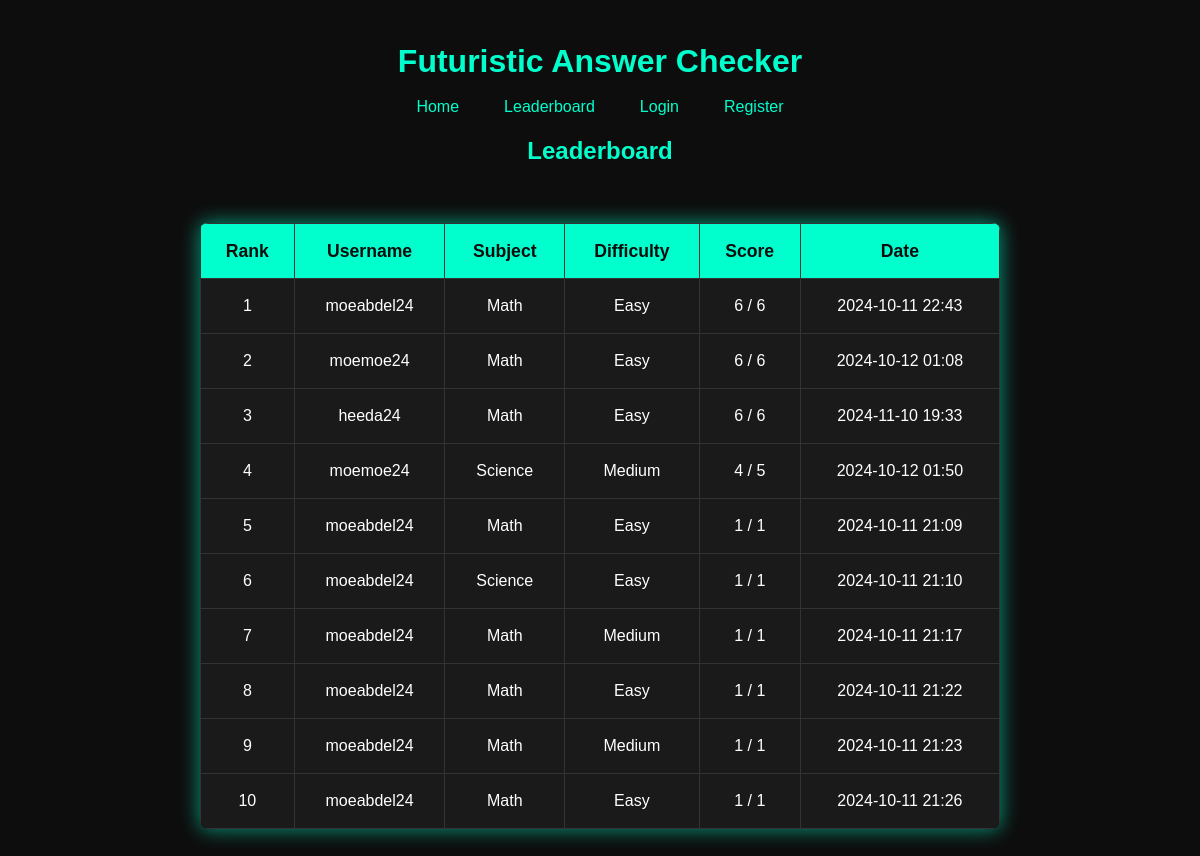
The app's page /leaderboard with its own data.
### models.py (models this page shows)
class QuizSession(db.Model):
    id = db.Column(db.Integer, primary_key=True)
    user_id = db.Column(db.Integer, db.ForeignKey('user.id'), nullable=False)
    subject = db.Column(db.String(50), nullable=False)
    difficulty = db.Column(db.String(10), nullable=False)
    score = db.Column(db.Integer)
    total_questions = db.Column(db.Integer)
    timestamp = db.Column(db.DateTime)

class User(db.Model):
    id = db.Column(db.Integer, primary_key=True)
    username = db.Column(db.String(50), unique=True, nullable=False)
    password = db.Column(db.String(200), nullable=False)
    quizzes = db.relationship('QuizSession', backref='user', lazy=True)

### app.py (the view)
@app.route('/leaderboard')
def leaderboard():
    leaderboard_data = QuizSession.query.order_by(QuizSession.score.desc()).limit(10).all()
    return render_template('leaderboard.html', leaderboard=leaderboard_data)

### templates/leaderboard.html
{% extends "base.html" %}
{% block content %}
    <h2>Leaderboard</h2>
    <div class="leaderboard-container">
        <table class="leaderboard-table">
            <thead>
                <tr>
                    <th>Rank</th>
                    <th>Username</th>
                    <th>Subject</th>
                    <th>Difficulty</th>
                    <th>Score</th>
                    <th>Date</th>
                </tr>
            </thead>
            <tbody>
                {% for entry in leaderboard %}
                <tr>
                    <td>{{ loop.index }}</td>
                    <td>{{ entry.user.username }}</td>
                    <td>{{ entry.subject.capitalize() }}</td>
                    <td>{{ entry.difficulty.capitalize() }}</td>
                    <td>{{ entry.score }} / {{ entry.total_questions }}</td>
                    <td>{{ entry.timestamp.strftime("%Y-%m-%d %H:%M") }}</td>
                </tr>
                {% endfor %}
            </tbody>
        </table>
    </div>
{% endblock %}

### templates/base.html (shortened to what this page needs)
<!DOCTYPE html>
<html lang="en">
<head>
    <link rel="stylesheet" href="{{ url_for('static', filename='css/style.css') }}">
</head>
<body>
    <header>
        <h1>Futuristic Answer Checker</h1>
        <nav>
            <ul class="nav-links">
                <li><a href="{{ url_for('index') }}">Home</a></li>
                <li><a href="{{ url_for('leaderboard') }}">Leaderboard</a></li>
                {% if session.get('user_id') %}
                    <li><a href="{{ url_for('profile') }}">Profile</a></li>
                    <li><a href="{{ url_for('logout') }}">Logout</a></li>
                {% else %}
                    <li><a href="{{ url_for('login') }}">Login</a></li>
                    <li><a href="{{ url_for('register') }}">Register</a></li>
                {% endif %}
            </ul>
        </nav>
    </header>
    <main>
        {% block content %}{% endblock %}
    </main>
</body>
</html>

### static/css/style.css (style rules this page uses)
body { background-color: #0d0d0d; color: #00ffcc; font-family: 'Orbitron', sans-serif; text-align: center; padding: 20px; line-height: 1.5em; }
header { margin-bottom: 20px; }
nav { margin-bottom: 15px; }
.nav-links { list-style-type: none; padding: 0; margin: 0; display: flex; justify-content: center; gap: 15px; }
.nav-links li { display: inline; }
.nav-links a { text-decoration: none; color: #00ffcc; padding: 10px 15px; transition: background-color 0.3s, color 0.3s; border-radius: 5px; }
.leaderboard-container { display: flex; justify-content: center; margin: 40px auto; max-width: 90%; }
.leaderboard-table { width: 100%; max-width: 800px; border-collapse: collapse; background-color: #1a1a1a; box-shadow: 0px 0px 20px rgba(0, 255, 204, 0.6); border-radius: 8px; overflow: hidden; }
.leaderboard-table thead { background-color: #00ffcc; color: #0d0d0d; }
.leaderboard-table th, .leaderboard-table td { padding: 15px; text-align: center; border-bottom: 1px solid #333; }
.leaderboard-table th { font-weight: bold; font-size: 1.1em; }
.leaderboard-table td { color: #ffffff; font-size: 1em; }
table { width: 80%; margin: 20px auto; border-collapse: collapse; background-color: #1a1a1a; box-shadow: 0px 0px 20px rgba(0, 255, 204, 0.6); }
table th, table td { padding: 15px; border: 1px solid #333; }
table th { background-color: #00ffcc; color: #0d0d0d; font-weight: bold; }
table td { color: #ffffff; }

### records on screen
QuizSession: user.username "moeabdel24", subject "Math", difficulty "Easy", score "6", total_questions "6", timestamp "2024-10-11 22:43"
QuizSession: user.username "moemoe24", subject "Math", difficulty "Easy", score "6", total_questions "6", timestamp "2024-10-12 01:08"
QuizSession: user.username "heeda24", subject "Math", difficulty "Easy", score "6", total_questions "6", timestamp "2024-11-10 19:33"
QuizSession: user.username "moemoe24", subject "Science", difficulty "Medium", score "4", total_questions "5", timestamp "2024-10-12 01:50"
QuizSession: user.username "moeabdel24", subject "Math", difficulty "Easy", score "1", total_questions "1", timestamp "2024-10-11 21:09"
QuizSession: user.username "moeabdel24", subject "Science", difficulty "Easy", score "1", total_questions "1", timestamp "2024-10-11 21:10"
QuizSession: user.username "moeabdel24", subject "Math", difficulty "Medium", score "1", total_questions "1", timestamp "2024-10-11 21:17"
QuizSession: user.username "moeabdel24", subject "Math", difficulty "Easy", score "1", total_questions "1", timestamp "2024-10-11 21:22"
QuizSession: user.username "moeabdel24", subject "Math", difficulty "Medium", score "1", total_questions "1", timestamp "2024-10-11 21:23"
QuizSession: user.username "moeabdel24", subject "Math", difficulty "Easy", score "1", total_questions "1", timestamp "2024-10-11 21:26"
